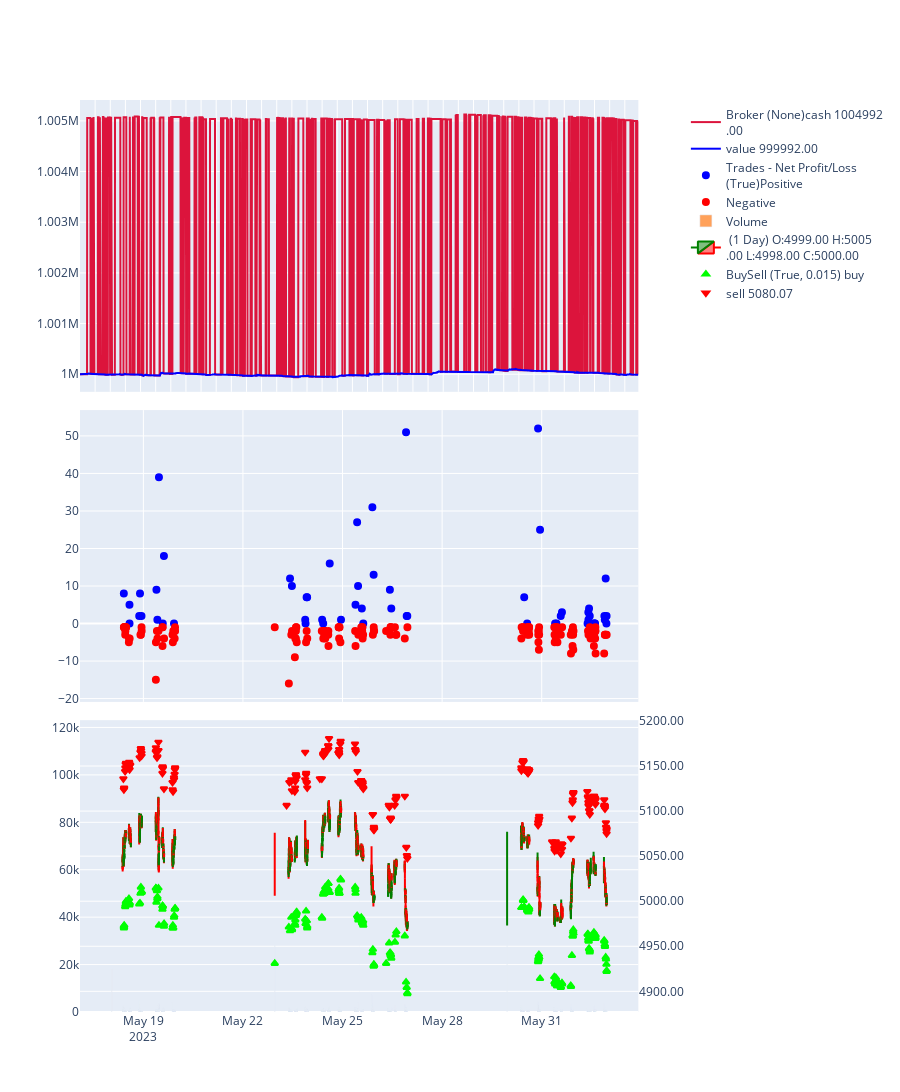

Notebook code cell kept with this figure:
### Code cell
# Choose one of the backtesting processes, either single backtesting or performance optimization

if __name__ == '__main__':
    # parameters
    para_ma = 20
    bias_len = 10
    para_risk_ma = 5
    high_q = 90
    low_q = 10

    # read csv data
    filename = 'a2307.csv'
    data = pd.read_csv(filename)
    # calulate all indicators
    data['ma'] = data['close'].rolling(window=para_ma).mean()
    data['risk_ma'] = data['close'].rolling(window=para_risk_ma).mean()
    data['bias'] = data['close'] / data['ma']
    data['bias_hi'] = data['bias'].rolling(window=bias_len).quantile(high_q/100)
    data['bias_lo'] = data['bias'].rolling(window=bias_len).quantile(low_q/100)
    data['datetime'] = pd.to_datetime(data['datetime'], format='%Y/%m/%d %H:%M')

    # import all data
    class NewData(bt.feeds.PandasData):
        lines = ('ma', 'risk_ma', 'bias', 'bias_hi', 'bias_lo')
        params = (('ma', 9), ('risk_ma', 10), ('bias', 11), ('bias_hi', 12), ('bias_lo', 13))
    data = NewData(
        dataname=data,
        datetime=2,
        open=3,
        high=4,
        low=5,
        close=6,
        volume=7,
        openinterest=8,
        ma=9,
        risk_ma = 10,
        bias=11,
        bias_hi=12,
        bias_lo=13,
        fromdate=datetime.datetime(2023, 5, 18),
        todate=datetime.datetime(2023, 6, 8)
    )

    optimize = False
    if optimize == False:
        print("Single Backtest..")
        # %matplotlib inline
        # Create a cerebro instance, add our strategy, some starting cash at broker and a 0.1% broker commission
        cerebro = bt.Cerebro()
        cerebro.addstrategy(BiasStrategy)
        cerebro.broker.setcash(1000000)
        cerebro.broker.setcommission(commission=0.0000)
        cerebro.broker.set_slippage_perc(0.0000)
        # data = bt.feeds.PandasData(dataname=yf.download("SPY", "2015-1-2", "2023-1-30"))

        # cerebro.resampledata(data, timeframe=bt.TimeFrame.Minutes, compression=15)
        cerebro.adddata(data) #if using resample, then comment this line of code
        # cerebro.addsizer(bt.sizers.PercentSizer, percents=80)
        cerebro.addsizer(bt.sizers.SizerFix, stake=1)
        cerebro.addanalyzer(bt.analyzers.SharpeRatio, _name = 'SharpeRatio', timeframe=bt.TimeFrame.Minutes, riskfreerate=0.01)
        cerebro.addanalyzer(bt.analyzers.DrawDown, _name='DD')
        cerebro.addanalyzer(bt.analyzers.TradeAnalyzer, _name="ta")



        print("========================")
        print(f'<START> Brokerage account: ${round(cerebro.broker.getvalue(),2)}')
        results = cerebro.run()
        strat = results[0]
        trades = strat.analyzers.ta.get_analysis()
        freq_convertion = 252*7.5*4

        # Print the results
        print(f'<FINISH> Brokerage account: ${round(cerebro.broker.getvalue(),2)}')
        print(strat.params.para_ma, strat.params.bias_len, strat.params.para_risk_ma, strat.params.high_q,strat.params.low_q,strat.params.bias_thresh)
        # print('Sharpe Ratio:', strat.analyzers.SharpeRatio.get_analysis()['sharperatio']/math.sqrt(freq_convertion))
        # print('Max Drawdown %:', round(float(strat.analyzers.DD.get_analysis()['drawdown'])*100, 2))
        # print('Max Drawdown $ or RMB:', round(float(strat.analyzers.DD.get_analysis()['moneydown']), 2))


        # define plot scheme with new additional scheme arguments
        scheme = PlotScheme(decimal_places=2, max_legend_text_width=25)
        figs = cerebro.plot(BacktraderPlotly(show=False, scheme=scheme))

        # directly manipulate object using methods provided by `plotly`
        for i, each_run in enumerate(figs):
            each_run[i].update_layout(xaxis=dict(type='category'))
            for j, each_strategy_fig in enumerate(each_run):
                each_strategy_fig.update_layout(xaxis=dict(type='category'))
                each_strategy_fig.show()
                # open plot in browser
                # save the html of the plot to a variable
                html = plotly.io.to_html(each_strategy_fig, full_html=False)
                # write html to disk
                plotly.io.write_html(each_strategy_fig, f'{i}_{j}.html', full_html=True)



        # # use Pyfolio to show all the results:
        # cerebro.addanalyzer(bt.analyzers.PyFolio, _name='pyfolio')
        # results = cerebro.run()
        # strat = results[0]
        # pyfoliozer = strat.analyzers.getbyname('pyfolio')

        # # %matplotlib inline
        # returns, positions, transactions, gross_lev = pyfoliozer.get_pf_items()
        # print(f'The return of the strategy is: {returns}')
        # pf.create_full_tear_sheet(returns)
        # # Eventually solved the following issue by trying: pip install git+https://github.com/quantopian/pyfolio:
        # # AttributeError: 'numpy.int64' object has no attribute 'to_pydatetime'

    else:
        print("Start Optimizing..")
        cerebro = bt.Cerebro()
        cerebro.optstrategy(BiasStrategy)
        cerebro.broker.setcash(1000000)
        cerebro.broker.setcommission(commission=0.0003)
        cerebro.broker.set_slippage_perc(0.0001)

        cerebro.resampledata(data, timeframe=bt.TimeFrame.Minutes, compression=15)
        # cerebro.adddata(data) #if using resample, then comment this line of code
        # cerebro.addsizer(bt.sizers.PercentSizer, percents=80)
        cerebro.addsizer(bt.sizers.SizerFix, stake=1)
        cerebro.addanalyzer(bt.analyzers.SharpeRatio, _name = 'SharpeRatio', timeframe=bt.TimeFrame.Minutes, riskfreerate=0.01)
        cerebro.addanalyzer(bt.analyzers.DrawDown, _name='DD')
        print("========================")
        print(f'<START> Brokerage account: ${round(cerebro.broker.getvalue(),2)}')
        results = cerebro.run(maxcpus=1)

        # Print the results
        print("========================")
        for res in results:
            res_ = res[0]
            print("--------------------------")
            print('Parameters:')
            print(res_.params.fast, res_.params.slow, res_.params.rumi)
            print('Sharpe Ratio:', res_.analyzers.SharpeRatio.get_analysis())
            print('Drawdown:', res_.analyzers.DD.get_analysis())

        # Find the result with the highest Sharpe Ratio
        print("========================")
        best_result = None
        best_sharpe = None
        best_dd = None

        for res in results:
            # based on drawdown
            dd = res[0].analyzers.DD.get_analysis()['drawdown']
            if best_dd is None or dd < best_dd:
                best_dd = dd
                best_result = res

            # # based on sharpe
            # sharpe = res[0].analyzers.SharpeRatio.get_analysis()['sharperatio']
            # if best_sharpe is None or sharpe > best_sharpe:
            # 	best_sharpe = sharpe
            # 	best_result = res
        # Print the best result
        print('Best Parameters:', best_result[0].params.fast, best_result[0].params.slow, best_result[0].params.rumi)
        # print('Best Sharpe:', best_sharpe)
        print('Best Drawdown:', best_result[0].analyzers.DD.get_analysis())

### Figure 1 — Plotly figure (JSON) as saved in the notebook; plotly's stock layout.template omitted (floating-point values rounded to 4 significant figures; data arrays with more than 128 entries replaced by an {"elided": "..."} marker saying what was removed)
{"data": [{"line": {"color": "crimson", "width": 2}, "name": "Broker (None)cash 1004992<br>.00", "opacity": 1, "type": "scatter", "x": {"elided": "3174 str values"}, "xaxis": "x", "y": {"elided": "3174 int values"}, "yaxis": "y"}, {"line": {"color": "rgb(0, 0, 255)", "width": 2}, "name": "value 999992.00", "opacity": 1, "type": "scatter", "x": {"elided": "3174 str values"}, "xaxis": "x", "y": {"elided": "3174 int values"}, "yaxis": "y"}, {"line": {"color": "rgb(0, 0, 255)", "width": 2}, "marker": {"line": {"color": "rgb(0, 0, 255)", "width": 2}, "symbol": "circle"}, "mode": "markers", "name": "Trades - Net Profit/Loss <br>(True)Positive", "opacity": 1, "type": "scatter", "x": {"elided": "3174 str values"}, "xaxis": "x2", "y": {"elided": "3174 int values"}, "yaxis": "y3"}, {"line": {"color": "rgb(255, 0, 0)", "width": 2}, "marker": {"line": {"color": "rgb(255, 0, 0)", "width": 2}, "symbol": "circle"}, "mode": "markers", "name": "Negative", "opacity": 1, "type": "scatter", "x": {"elided": "3174 str values"}, "xaxis": "x2", "y": {"elided": "3174 int values"}, "yaxis": "y3"}, {"name": "Volume", "type": "bar", "x": {"elided": "3174 str values"}, "xaxis": "x3", "y": {"elided": "3174 int values"}, "yaxis": "y5"}, {"close": {"elided": "3174 int values"}, "decreasing": {"line": {"color": "red"}}, "high": {"elided": "3174 int values"}, "increasing": {"line": {"color": "green"}}, "low": {"elided": "3174 int values"}, "name": " (1 Day) O:4999.00 H:5005<br>.00 L:4998.00 C:5000.00", "open": {"elided": "3174 int values"}, "type": "candlestick", "x": {"elided": "3174 str values"}, "xaxis": "x3", "yaxis": "y6"}, {"line": {"color": "lime", "width": 2}, "marker": {"line": {"color": "lime", "width": 2}, "symbol": "triangle-up"}, "mode": "markers", "name": "BuySell (True, 0.015)\nbuy", "opacity": 1, "type": "scatter", "x": {"elided": "3174 str values"}, "xaxis": "x3", "y": {"elided": "3174 float values"}, "yaxis": "y6"}, {"line": {"color": "rgb(255, 0, 0)", "width": 2}, "marker": {"line": {"color": "rgb(255, 0, 0)", "width": 2}, "symbol": "triangle-down"}, "mode": "markers", "name": "sell 5080.07", "opacity": 1, "type": "scatter", "x": {"elided": "3174 str values"}, "xaxis": "x3", "y": {"elided": "3174 float values"}, "yaxis": "y6"}], "layout": {"height": 1280, "hovermode": "x unified", "xaxis": {"anchor": "y", "domain": [0, 0.94], "matches": "x3", "showticklabels": false, "type": "category"}, "xaxis2": {"anchor": "y3", "domain": [0, 0.94], "matches": "x3", "showticklabels": false}, "xaxis3": {"anchor": "y5", "domain": [0, 0.94], "rangeslider": {"visible": false}}, "yaxis": {"anchor": "x", "domain": [0.68, 1]}, "yaxis2": {"anchor": "x", "overlaying": "y", "side": "right"}, "yaxis3": {"anchor": "x2", "domain": [0.34, 0.66]}, "yaxis4": {"anchor": "x2", "overlaying": "y3", "side": "right"}, "yaxis5": {"anchor": "x3", "domain": [0, 0.32], "range": [0, 123100.0]}, "yaxis6": {"anchor": "x3", "overlaying": "y5", "side": "right", "tickformat": ".2f"}}}
